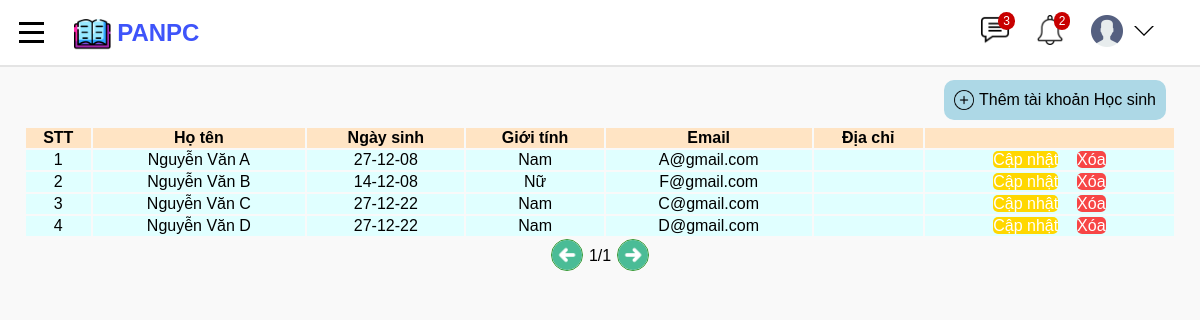
/danhsachtaikhoanHS/, run on an earlier commit of the app's database.
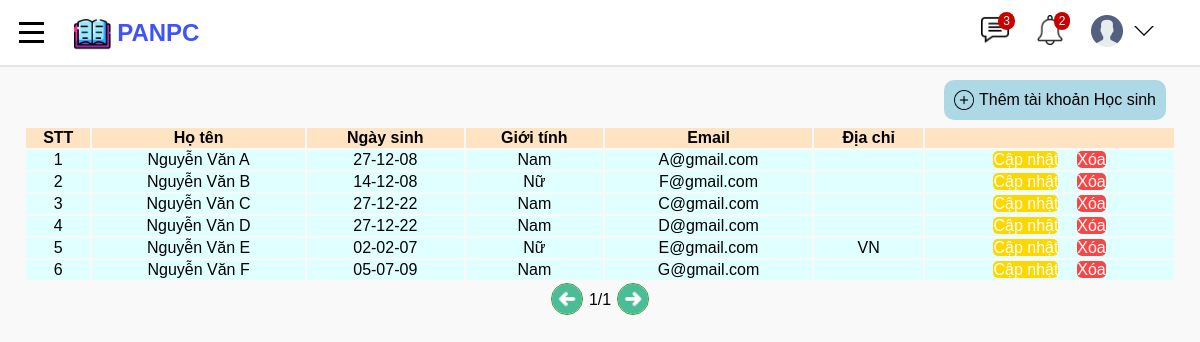
And on a later commit of the database.
### studentManager/models.py (models this page shows, shortened)
class Student(models.Model):
    user = models.OneToOneField(CustomUser, on_delete=models.CASCADE)
    classOfSchool = models.ManyToManyField(SchoolClass, blank=True)

class CustomUser(AbstractUser):
    USER_TYPE = (('1', "Admin"), ('2', "Teacher"), ('3', "Student"))
    SEX_CATELOGY = [("1", "Nam"), ("0", "Nữ")]
    now = date.today
    username = models.CharField(max_length=200, unique=True)
    role = models.CharField(default='1', choices=USER_TYPE, max_length=1)
    is_active = models.BooleanField(default=True)
    is_staff = models.BooleanField(default=False)
    is_superuser = models.BooleanField(default=False)
    name = models.CharField(default='', max_length=200)
    dateOfBirth = models.DateField(default=now)
    sex = models.CharField(default='1', choices=SEX_CATELOGY,max_length=1)
    phone = models.CharField(default='', max_length=20, blank=True)
    email = models.EmailField(max_length=200, unique=True)
    address = models.TextField(default='', blank=True)
    USERNAME_FIELD = "username"
    REQUIRED_FIELDS = []
    objects = CustomUserManager()
    class Meta:
        constraints = [
            models.UniqueConstraint(
                fields=['username', 'email'], name="unique_user")
        ]

### studentManager/views.py (the view)
# urls.py: path("danhsachtaikhoanHS/", views.dsTaiKhoanHS, name='dsTaiKhoanHS'),
def dsTaiKhoanHS(request):
    accountsStudent = Student.objects.all().order_by('user__name')
    formatDate = [a.user.dateOfBirth.strftime(
        "%d-%m-%y") for a in accountsStudent]
    accounts = zip(accountsStudent, formatDate)
    context = {
        'accounts': accounts,
    }
    return render(request, 'studentManager/dsTaikhoanHS.html', context=context)

### studentManager/templates/studentManager/dsTaikhoanHS.html (shortened to what this page needs)
{% extends 'studentManager/base.html' %}
{% load static %}
{% block content %}
    <main class="list-container">
        <header class="tacvu">
            <a class="add" href="{% url 'themHS' %}">
                <img src="{% static 'images/add.png' %}" height="20px">
                <p>Thêm tài khoản Học sinh</p>
            </a>
        </header>
        <table class="table">
            <tr>
                <th>STT</th>
                <th>Họ tên</th>
                <th>Ngày sinh</th>
                <th>Giới tính</th>
                <th>Email</th>
                <th>Địa chỉ</th>
                <th></th>
            </tr>
            {% for account, date in accounts %}
            <tr class="list">
                <td>{{ forloop.counter }}</td>
                <td>{{account.user.name}}</td>
                <td>{{date}}</td>
                {%if account.user.sex == '1'%}
                <td>Nam</td>
                {%else%}
                <td>Nữ</td>
                {%endif%}
                <td>{{account.user.email}}</td>
                <td>{{account.user.address}}</td>
                <td>
                    <a href="{% url 'capNhatTKHS' account.id %}" class="edit">Cập nhật</a>&nbsp
                    <a href="{% url 'xoaTKHS' account.id %}" onclick="return confirm('Xác nhận xóa tài khoản này ?')"
                        class="delete">Xóa</a>
                </td>
            </tr>
            {% endfor %}
        </table>
        <div class="pagenumber">
            <button class="previous" type="previous">
                <img src="{% static 'images/previous.png' %}">
            </button>
            <p>1/1</p>
            <button class="next" type="next">
                <img src="{% static 'images/next.png' %}">
            </button>
        </div>
    </main>
{% endblock %}

### studentManager/templates/studentManager/base.html (shortened to what this page needs)
{% load static %}
<!DOCTYPE html>
<html lang="en">
<head>
  <link rel="stylesheet" href="{% static 'css/style.css' %}">
</head>
<body>
  <header class="header">
    <div class="left-section">
      <div class="navbar__toggle" id="sidebar">
        <span class="bar"></span>
        <span class="bar"></span>
        <span class="bar"></span>
      </div>
      <a class="header__logo" href="{% url 'homepage' %}">
        <img src="{% static 'images/logo.png' %}">
        <h1>PANPC</h1>
      </a>
    </div>
    <div class="right-section">
      <div class="message-icon-container">
        <img src="{% static 'images/message.png' %}" class="message-icon">
        <div class="message-count">3</div>
      </div>
      <div class="notification-icon-container">
        <img src="{% static 'images/notification.png' %}" class="notification-icon">
        <div class="notification-count">2</div>
      </div>
      <nav class="header-menu">
        <div class="user-menu">
          <a href="#">
            <div class="avatar">
              <img src="{% static 'images/user.png' %}">
            </div>
            <button class="dropdown-button">
              <svg version="1.1" xmlns="http://www.w3.org/2000/svg" width="20" height="20" viewBox="0 0 32 32">
                <title>chevron-down</title>
                <path d="M16 21l-13-13h-3l16 16 16-16h-3l-13 13z"></path>
              </svg>
            </button>
          </a>
        </div>
      </nav>
    </div>
  </header>
  <main class="list-container">
      {% block content %}
      {% endblock %}
  </main>
</body>
</html>

### studentManager/static/css/style.css (style rules this page uses)
body { font-family: Arial; margin: 0; padding-top: 80px; padding-left: 24px; padding-right: 24px; background-color: rgb(249, 249, 249); padding-bottom:50px; text-decoration: none; transition: all 0.15s; }
a { text-decoration: none; color: black; }
.header { height: 65px; display: flex; flex-direction: row; justify-content: space-between; align-items: center; position: fixed; top: 0; left: 0; right: 0; background-color: white; border-bottom: 2px solid rgb(228, 228, 228); }
.left-section { margin-left: 1rem; height: 100%; max-width: 250px; display: flex; align-items: center; }
.navbar__toggle { width: 30px; padding: 10px, 10px; display: flex; flex-direction: column; align-items: center; cursor: pointer; }
.navbar__toggle .bar { width: 25px; height: 3px; margin: 3px auto; transition: all 0.3s ease-in-out; background: black; }
.header__logo { padding: 5px auto; display: flex; align-items: center; text-decoration: none; margin-left: 20px; }
.header__logo img { height: 3.2rem; width: 3.2rem; }
.header__logo h1 { font-weight: 700; font-size: 1.5rem; color: rgba(0, 29, 249, 0.756); }
.right-section { width: 200px; margin-right: 20px; display: flex; justify-content: space-between; }
.notification-icon-container, .message-icon-container { cursor: pointer; position: relative; }
.notification-count, .message-count { position: absolute; top: -3px; right: -5px; background-color: rgb(200, 0, 0); color: white; font-size: 12px; padding: 2px 5px; border-radius: 10px; }
.message-icon, .notification-icon { height: 30px; width: 30px; }
.header-menu { margin-right: 20px; position: relative; }
.user-menu a { display: flex; align-items: center; }
.avatar { margin-right: 5px; }
.avatar img { width: 32px; }
.dropdown-button { background-color: white; border: none; cursor: pointer; }
.list-container { display: block; align-items: center; }
.list-container header { display: flex; justify-content: space-between; }
.tacvu { height: 36px; }
.add { height: 110%; background-color: lightblue; border: none; display: flex; align-items: center; padding-right: 10px; padding-left: 10px; margin-right: 10px; border-radius: 10px; cursor: pointer; text-decoration: none; }
.add img { margin-right: 5px; }
.table { margin-top: 10px; width: 100%; align-items: center; }
.table tr th { background-color: bisque; text-align: center; }
.list { text-align: center; background-color: lightcyan; }
.edit { background-color: #FFD700; border: none; margin: 5px; height: 35px; width: 50px; border-radius: 5px; cursor: pointer; color: white; }
.delete { background-color: rgba(255, 0, 0, 0.725); border: none; margin: 5px; height: 35px; width: 50px; border-radius: 5px; cursor: pointer; color: white; }
.pagenumber { height: 36px; display: flex; align-items: center; justify-content: center; }
.pagenumber button { background-color: transparent; border: none; }
.pagenumber button img { height: 30px; cursor: pointer; border: 0.5px solid rgba(0, 128, 0, 0.8); border-radius: 18px; }

What changed in the data, as far as the page shows it:
added Student: user.name "Nguyễn Văn E", date "02-02-07", shows "Nữ", user.email "E@gmail.com", user.address "VN"
added Student: user.name "Nguyễn Văn F", date "05-07-09", shows "Nam", user.email "G@gmail.com"
